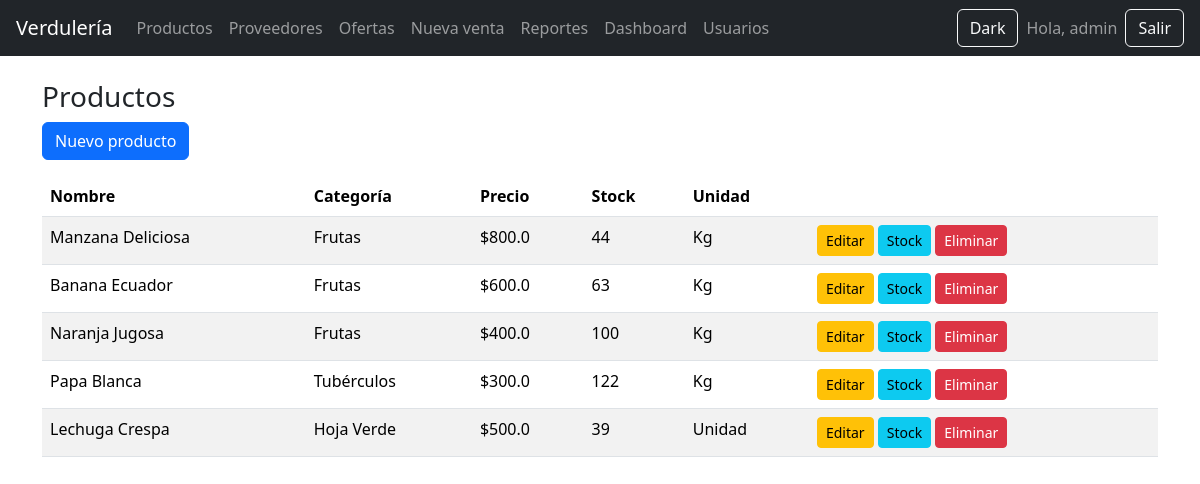
The page /productos/ (signed in) on the database as committed earlier.
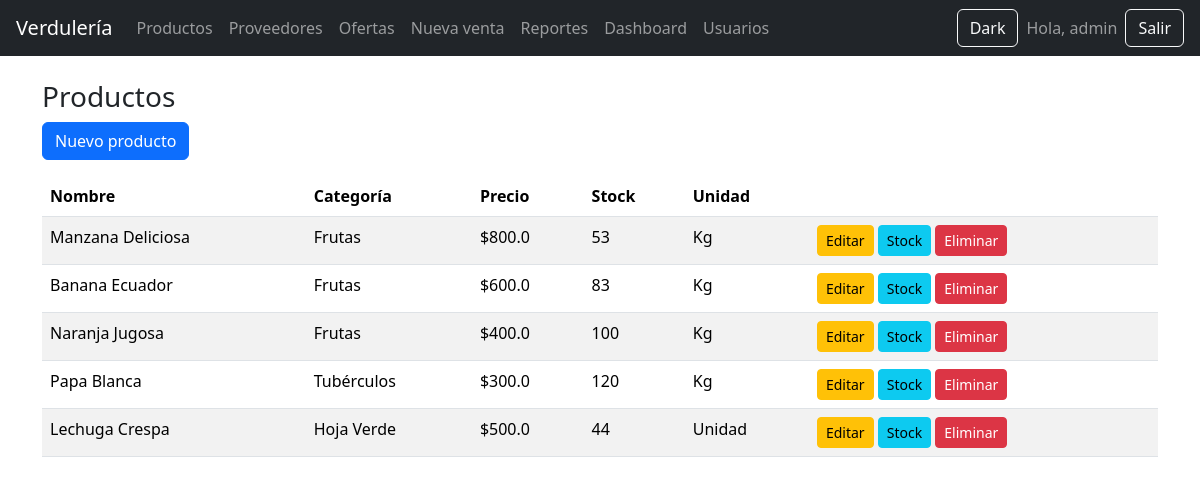
The same page on the database as committed later.
### tables this page shows
CREATE TABLE productos (
        id INTEGER PRIMARY KEY AUTOINCREMENT,
        nombre TEXT NOT NULL,
        precio REAL NOT NULL,
        stock INTEGER NOT NULL DEFAULT 0,
        categoria_id INTEGER,
        unidad_id INTEGER,
        FOREIGN KEY (categoria_id) REFERENCES categorias(id),
        FOREIGN KEY (unidad_id) REFERENCES unidades(id)
    );

CREATE TABLE categorias (
        id INTEGER PRIMARY KEY AUTOINCREMENT,
        nombre TEXT NOT NULL UNIQUE
    );

CREATE TABLE unidades (
        id INTEGER PRIMARY KEY AUTOINCREMENT,
        nombre TEXT NOT NULL UNIQUE
    );

### app/routes/productos.py (the view)
@productos_bp.route("/")
@login_required
def lista():
    db = get_db()
    productos = db.execute("""
        SELECT
            p.id,
            p.nombre,
            p.precio,
            p.stock,
            c.nombre AS categoria,
            u.nombre AS unidad
        FROM productos p
        LEFT JOIN categorias c ON p.categoria_id = c.id
        LEFT JOIN unidades u ON p.unidad_id = u.id
    """).fetchall()
    return render_template("productos/lista.html", productos=productos)

### app/__init__.py (called while the page is built)
def create_app():
    app = Flask(__name__)
    app.secret_key = "clave-super-secreta"
    app.register_blueprint(auth_bp)
    app.register_blueprint(productos_bp)
    app.register_blueprint(ventas_bp)
    app.register_blueprint(reportes_bp)
    app.register_blueprint(admin_bp)
    app.register_blueprint(usuarios_bp)
    app.register_blueprint(proveedores_bp)
    app.register_blueprint(ofertas_bp)
    @app.route("/")
    def index():
        return render_template("index.html")
    @app.teardown_appcontext
    def teardown_db(exception):
        close_db()
    return app

### db.py (called while the page is built)
def get_db():
    if "db" not in g:
        g.db = sqlite3.connect(DB_NAME)
        g.db.row_factory = sqlite3.Row
    return g.db

### app/templates/productos/lista.html
{% extends "base.html" %}
{% block contenido %}
<h3>Productos</h3>
<a href="/productos/nuevo" class="btn btn-primary mb-3">Nuevo producto</a>
<table class="table table-striped">
<thead>
<tr>
    <th>Nombre</th>
    <th>Categoría</th>
    <th>Precio</th>
    <th>Stock</th>
    <th>Unidad</th>
    <th></th>
</tr>
</thead>
<tbody>
{% for p in productos %}
<tr>
    <td>{{p[1]}}</td>
    <td>{{p[4]}}</td>
    <td>${{p[2]}}</td>
    <td>{{p[3]}}</td>
    <td>{{p[5]}}</td>
    <td>
        <a class="btn btn-sm btn-warning" href="/productos/editar/{{p.id}}">Editar</a>
        <a class="btn btn-sm btn-info" href="/productos/stock/{{p.id}}">Stock</a>
        <a class="btn btn-sm btn-danger" href="/productos/delete/{{p.id}}">Eliminar</a>
    </td>
</tr>
{% endfor %}
</tbody>
</table>
{% endblock %}

Rows that differ between the two databases and show on the page:
changed productos "Manzana Deliciosa": stock "44" → "53"
changed productos "Banana Ecuador": stock "63" → "83"
changed productos "Papa Blanca": stock "122" → "120"
changed productos "Lechuga Crespa": stock "39" → "44"
